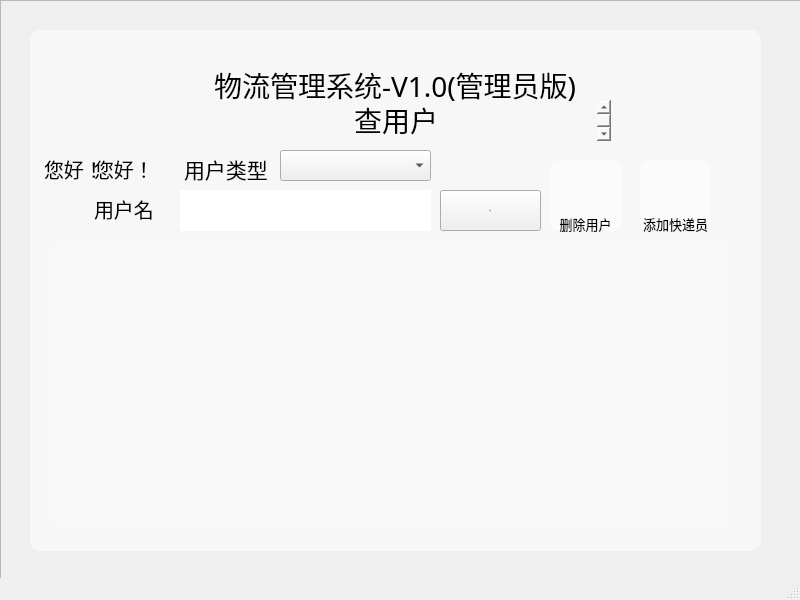
<?xml version="1.0" encoding="UTF-8"?>
<ui version="4.0">
 <class>adminUserCheck</class>
 <widget class="QMainWindow" name="adminUserCheck">
  <property name="geometry">
   <rect>
    <x>0</x>
    <y>0</y>
    <width>800</width>
    <height>600</height>
   </rect>
  </property>
  <property name="windowTitle">
   <string>MainWindow</string>
  </property>
  <property name="styleSheet">
   <string notr="true">#adminUserCheck{border-image: url(:/img/navi_background.png);}
</string>
  </property>
  <widget class="QWidget" name="centralwidget">
   <widget class="QFrame" name="mainFrame">
    <property name="geometry">
     <rect>
      <x>0</x>
      <y>0</y>
      <width>811</width>
      <height>591</height>
     </rect>
    </property>
    <property name="styleSheet">
     <string notr="true"/>
    </property>
    <property name="frameShape">
     <enum>QFrame::StyledPanel</enum>
    </property>
    <property name="frameShadow">
     <enum>QFrame::Raised</enum>
    </property>
    <widget class="QTextBrowser" name="title3">
     <property name="geometry">
      <rect>
       <x>40</x>
       <y>150</y>
       <width>81</width>
       <height>41</height>
      </rect>
     </property>
     <property name="font">
      <font>
       <family>SimHei</family>
       <pointsize>-1</pointsize>
       <weight>50</weight>
       <italic>false</italic>
       <bold>false</bold>
      </font>
     </property>
     <property name="styleSheet">
      <string notr="true">background-color: rgba(255, 255, 255,0);
border-width:0;border-style:outset;
font: 20px &quot;SimHei&quot;;</string>
     </property>
     <property name="html">
      <string>&lt;!DOCTYPE HTML PUBLIC &quot;-//W3C//DTD HTML 4.0//EN&quot; &quot;http://www.w3.org/TR/REC-html40/strict.dtd&quot;&gt;
&lt;html&gt;&lt;head&gt;&lt;meta name=&quot;qrichtext&quot; content=&quot;1&quot; /&gt;&lt;style type=&quot;text/css&quot;&gt;
p, li { white-space: pre-wrap; }
&lt;/style&gt;&lt;/head&gt;&lt;body style=&quot; font-family:'SimHei'; font-size:20px; font-weight:400; font-style:normal;&quot;&gt;
&lt;p style=&quot; margin-top:0px; margin-bottom:0px; margin-left:0px; margin-right:0px; -qt-block-indent:0; text-indent:0px;&quot;&gt;&lt;span style=&quot; font-family:'黑体'; font-size:20px;&quot;&gt;您好！&lt;/span&gt;&lt;/p&gt;&lt;/body&gt;&lt;/html&gt;</string>
     </property>
    </widget>
    <widget class="QTextBrowser" name="textBrowser">
     <property name="geometry">
      <rect>
       <x>30</x>
       <y>30</y>
       <width>731</width>
       <height>521</height>
      </rect>
     </property>
     <property name="styleSheet">
      <string notr="true">border-width:0px;
border-style:outset;
border-radius:10px;
background-color:rgba(255,255,255,0.5);</string>
     </property>
    </widget>
    <widget class="QTextBrowser" name="name">
     <property name="geometry">
      <rect>
       <x>90</x>
       <y>150</y>
       <width>111</width>
       <height>41</height>
      </rect>
     </property>
     <property name="font">
      <font>
       <family>SimHei</family>
       <pointsize>-1</pointsize>
       <weight>50</weight>
       <italic>false</italic>
       <bold>false</bold>
      </font>
     </property>
     <property name="styleSheet">
      <string notr="true">background-color: rgba(255, 255, 255,0);
border-width:0;border-style:outset;
font:20px &quot;SimHei&quot;;</string>
     </property>
     <property name="html">
      <string>&lt;!DOCTYPE HTML PUBLIC &quot;-//W3C//DTD HTML 4.0//EN&quot; &quot;http://www.w3.org/TR/REC-html40/strict.dtd&quot;&gt;
&lt;html&gt;&lt;head&gt;&lt;meta name=&quot;qrichtext&quot; content=&quot;1&quot; /&gt;&lt;style type=&quot;text/css&quot;&gt;
p, li { white-space: pre-wrap; }
&lt;/style&gt;&lt;/head&gt;&lt;body style=&quot; font-family:'SimHei'; font-size:20px; font-weight:400; font-style:normal;&quot;&gt;
&lt;p style=&quot; margin-top:0px; margin-bottom:0px; margin-left:0px; margin-right:0px; -qt-block-indent:0; text-indent:0px;&quot;&gt;&lt;span style=&quot; font-family:'黑体'; font-size:20px;&quot;&gt;您好！&lt;/span&gt;&lt;/p&gt;&lt;/body&gt;&lt;/html&gt;</string>
     </property>
    </widget>
    <widget class="QTableView" name="mainTable">
     <property name="geometry">
      <rect>
       <x>50</x>
       <y>240</y>
       <width>681</width>
       <height>291</height>
      </rect>
     </property>
     <property name="font">
      <font>
       <family>SimHei</family>
       <pointsize>-1</pointsize>
      </font>
     </property>
     <property name="styleSheet">
      <string notr="true">border-width:0px;
border-style:outset;
border-radius:10px;
background-color:rgba(255,255,255,0.1);
font-family: SimHei;
font-size:10px;</string>
     </property>
    </widget>
    <widget class="QPushButton" name="Get">
     <property name="geometry">
      <rect>
       <x>440</x>
       <y>190</y>
       <width>101</width>
       <height>41</height>
      </rect>
     </property>
     <property name="font">
      <font>
       <family>SimHei</family>
       <pointsize>-1</pointsize>
       <weight>50</weight>
       <italic>false</italic>
       <bold>false</bold>
      </font>
     </property>
     <property name="styleSheet">
      <string notr="true">font:20px &quot;SimHei&quot;;</string>
     </property>
     <property name="text">
      <string>查！</string>
     </property>
    </widget>
    <widget class="QTextBrowser" name="title3_4">
     <property name="geometry">
      <rect>
       <x>90</x>
       <y>190</y>
       <width>81</width>
       <height>41</height>
      </rect>
     </property>
     <property name="font">
      <font>
       <family>SimHei</family>
       <pointsize>-1</pointsize>
       <weight>50</weight>
       <italic>false</italic>
       <bold>false</bold>
      </font>
     </property>
     <property name="styleSheet">
      <string notr="true">background-color: rgba(255, 255, 255,0);
border-width:0;border-style:outset;
font:20px &quot;SimHei&quot;;</string>
     </property>
     <property name="html">
      <string>&lt;!DOCTYPE HTML PUBLIC &quot;-//W3C//DTD HTML 4.0//EN&quot; &quot;http://www.w3.org/TR/REC-html40/strict.dtd&quot;&gt;
&lt;html&gt;&lt;head&gt;&lt;meta name=&quot;qrichtext&quot; content=&quot;1&quot; /&gt;&lt;style type=&quot;text/css&quot;&gt;
p, li { white-space: pre-wrap; }
&lt;/style&gt;&lt;/head&gt;&lt;body style=&quot; font-family:'SimHei'; font-size:20px; font-weight:400; font-style:normal;&quot;&gt;
&lt;p style=&quot; margin-top:0px; margin-bottom:0px; margin-left:0px; margin-right:0px; -qt-block-indent:0; text-indent:0px;&quot;&gt;&lt;span style=&quot; font-family:'黑体'; font-size:20px;&quot;&gt;用户名&lt;/span&gt;&lt;/p&gt;&lt;/body&gt;&lt;/html&gt;</string>
     </property>
    </widget>
    <widget class="QLineEdit" name="keyWord">
     <property name="geometry">
      <rect>
       <x>180</x>
       <y>190</y>
       <width>251</width>
       <height>41</height>
      </rect>
     </property>
     <property name="styleSheet">
      <string notr="true">font-size:20px;border-width:0px;
border-style:outset;
</string>
     </property>
     <property name="text">
      <string/>
     </property>
    </widget>
    <widget class="QTextBrowser" name="title2">
     <property name="geometry">
      <rect>
       <x>350</x>
       <y>100</y>
       <width>261</width>
       <height>41</height>
      </rect>
     </property>
     <property name="font">
      <font>
       <family>SimHei</family>
       <pointsize>-1</pointsize>
       <weight>50</weight>
       <italic>false</italic>
       <bold>false</bold>
      </font>
     </property>
     <property name="styleSheet">
      <string notr="true">background-color: rgba(255, 255, 255,0);
border-width:0;border-style:outset;
font: 28px &quot;SimHei&quot;;</string>
     </property>
     <property name="html">
      <string>&lt;!DOCTYPE HTML PUBLIC &quot;-//W3C//DTD HTML 4.0//EN&quot; &quot;http://www.w3.org/TR/REC-html40/strict.dtd&quot;&gt;
&lt;html&gt;&lt;head&gt;&lt;meta name=&quot;qrichtext&quot; content=&quot;1&quot; /&gt;&lt;style type=&quot;text/css&quot;&gt;
p, li { white-space: pre-wrap; }
&lt;/style&gt;&lt;/head&gt;&lt;body style=&quot; font-family:'SimHei'; font-size:28px; font-weight:400; font-style:normal;&quot;&gt;
&lt;p style=&quot; margin-top:0px; margin-bottom:0px; margin-left:0px; margin-right:0px; -qt-block-indent:0; text-indent:0px;&quot;&gt;&lt;span style=&quot; font-family:'黑体'; font-size:28px;&quot;&gt;查用户&lt;/span&gt;&lt;/p&gt;&lt;/body&gt;&lt;/html&gt;</string>
     </property>
    </widget>
    <widget class="QTextBrowser" name="title">
     <property name="geometry">
      <rect>
       <x>210</x>
       <y>60</y>
       <width>441</width>
       <height>61</height>
      </rect>
     </property>
     <property name="font">
      <font>
       <family>SimHei</family>
       <pointsize>-1</pointsize>
       <weight>50</weight>
       <italic>false</italic>
       <bold>false</bold>
      </font>
     </property>
     <property name="styleSheet">
      <string notr="true">background-color: rgba(255, 255, 255,0);
border-width:0;border-style:outset;
font: 28px &quot;SimHei&quot;;</string>
     </property>
     <property name="html">
      <string>&lt;!DOCTYPE HTML PUBLIC &quot;-//W3C//DTD HTML 4.0//EN&quot; &quot;http://www.w3.org/TR/REC-html40/strict.dtd&quot;&gt;
&lt;html&gt;&lt;head&gt;&lt;meta name=&quot;qrichtext&quot; content=&quot;1&quot; /&gt;&lt;style type=&quot;text/css&quot;&gt;
p, li { white-space: pre-wrap; }
&lt;/style&gt;&lt;/head&gt;&lt;body style=&quot; font-family:'SimHei'; font-size:28px; font-weight:400; font-style:normal;&quot;&gt;
&lt;p style=&quot; margin-top:0px; margin-bottom:0px; margin-left:0px; margin-right:0px; -qt-block-indent:0; text-indent:0px;&quot;&gt;&lt;span style=&quot; font-family:'黑体'; font-size:28px;&quot;&gt;物流管理系统-V1.0(管理员版)&lt;/span&gt;&lt;/p&gt;&lt;/body&gt;&lt;/html&gt;</string>
     </property>
    </widget>
    <widget class="QTextBrowser" name="title3_3">
     <property name="geometry">
      <rect>
       <x>180</x>
       <y>149</y>
       <width>121</width>
       <height>41</height>
      </rect>
     </property>
     <property name="font">
      <font>
       <family>SimHei</family>
       <pointsize>-1</pointsize>
       <weight>50</weight>
       <italic>false</italic>
       <bold>false</bold>
      </font>
     </property>
     <property name="styleSheet">
      <string notr="true">background-color: rgba(255, 255, 255,0);
border-width:0;border-style:outset;
font: 20px &quot;SimHei&quot;;</string>
     </property>
     <property name="html">
      <string>&lt;!DOCTYPE HTML PUBLIC &quot;-//W3C//DTD HTML 4.0//EN&quot; &quot;http://www.w3.org/TR/REC-html40/strict.dtd&quot;&gt;
&lt;html&gt;&lt;head&gt;&lt;meta name=&quot;qrichtext&quot; content=&quot;1&quot; /&gt;&lt;style type=&quot;text/css&quot;&gt;
p, li { white-space: pre-wrap; }
&lt;/style&gt;&lt;/head&gt;&lt;body style=&quot; font-family:'SimHei'; font-size:20px; font-weight:400; font-style:normal;&quot;&gt;
&lt;p style=&quot; margin-top:0px; margin-bottom:0px; margin-left:0px; margin-right:0px; -qt-block-indent:0; text-indent:0px;&quot;&gt;&lt;span style=&quot; font-family:'黑体'; font-size:21px;&quot;&gt;用户类型&lt;/span&gt;&lt;/p&gt;&lt;/body&gt;&lt;/html&gt;</string>
     </property>
    </widget>
    <widget class="QComboBox" name="type">
     <property name="geometry">
      <rect>
       <x>280</x>
       <y>150</y>
       <width>151</width>
       <height>31</height>
      </rect>
     </property>
     <property name="font">
      <font>
       <family>SimHei</family>
       <pointsize>-1</pointsize>
       <weight>50</weight>
       <italic>false</italic>
       <bold>false</bold>
      </font>
     </property>
     <property name="styleSheet">
      <string notr="true">font: 20px &quot;SimHei&quot;;</string>
     </property>
    </widget>
    <widget class="QPushButton" name="delete_2">
     <property name="geometry">
      <rect>
       <x>550</x>
       <y>160</y>
       <width>71</width>
       <height>71</height>
      </rect>
     </property>
     <property name="layoutDirection">
      <enum>Qt::RightToLeft</enum>
     </property>
     <property name="styleSheet">
      <string notr="true">border-width:0px;
border-style:outset;
border-radius:10px;
background-color:rgba(255,255,255,0.5);
text-align: bottom;</string>
     </property>
     <property name="text">
      <string/>
     </property>
     <property name="icon">
      <iconset resource="mainres.qrc">
       <normaloff>:/img/delete.png</normaloff>:/img/delete.png</iconset>
     </property>
     <property name="iconSize">
      <size>
       <width>32</width>
       <height>32</height>
      </size>
     </property>
    </widget>
    <widget class="QTextBrowser" name="recv_text">
     <property name="geometry">
      <rect>
       <x>540</x>
       <y>210</y>
       <width>91</width>
       <height>41</height>
      </rect>
     </property>
     <property name="font">
      <font>
       <family>华光粗圆_CNKI</family>
       <pointsize>-1</pointsize>
       <weight>50</weight>
       <italic>false</italic>
       <bold>false</bold>
      </font>
     </property>
     <property name="styleSheet">
      <string notr="true">background:rgba(255,255,255,0);
font: 20px &quot;华光粗圆_CNKI&quot;;
border:none;
</string>
     </property>
     <property name="html">
      <string>&lt;!DOCTYPE HTML PUBLIC &quot;-//W3C//DTD HTML 4.0//EN&quot; &quot;http://www.w3.org/TR/REC-html40/strict.dtd&quot;&gt;
&lt;html&gt;&lt;head&gt;&lt;meta name=&quot;qrichtext&quot; content=&quot;1&quot; /&gt;&lt;style type=&quot;text/css&quot;&gt;
p, li { white-space: pre-wrap; }
&lt;/style&gt;&lt;/head&gt;&lt;body style=&quot; font-family:'华光粗圆_CNKI'; font-size:20px; font-weight:400; font-style:normal;&quot;&gt;
&lt;p align=&quot;center&quot; style=&quot; margin-top:0px; margin-bottom:0px; margin-left:0px; margin-right:0px; -qt-block-indent:0; text-indent:0px;&quot;&gt;&lt;span style=&quot; font-size:13px;&quot;&gt;删除用户&lt;/span&gt;&lt;/p&gt;&lt;/body&gt;&lt;/html&gt;</string>
     </property>
    </widget>
    <widget class="QPushButton" name="addPkgMan">
     <property name="geometry">
      <rect>
       <x>640</x>
       <y>160</y>
       <width>71</width>
       <height>71</height>
      </rect>
     </property>
     <property name="layoutDirection">
      <enum>Qt::RightToLeft</enum>
     </property>
     <property name="styleSheet">
      <string notr="true">border-width:0px;
border-style:outset;
border-radius:10px;
background-color:rgba(255,255,255,0.5);
text-align: bottom;</string>
     </property>
     <property name="text">
      <string/>
     </property>
     <property name="icon">
      <iconset resource="mainres.qrc">
       <normaloff>:/img/plus.png</normaloff>:/img/plus.png</iconset>
     </property>
     <property name="iconSize">
      <size>
       <width>32</width>
       <height>32</height>
      </size>
     </property>
    </widget>
    <widget class="QTextBrowser" name="recv_text_2">
     <property name="geometry">
      <rect>
       <x>630</x>
       <y>210</y>
       <width>91</width>
       <height>41</height>
      </rect>
     </property>
     <property name="font">
      <font>
       <family>华光粗圆_CNKI</family>
       <pointsize>-1</pointsize>
       <weight>50</weight>
       <italic>false</italic>
       <bold>false</bold>
      </font>
     </property>
     <property name="styleSheet">
      <string notr="true">background:rgba(255,255,255,0);
font: 20px &quot;华光粗圆_CNKI&quot;;
border:none;
</string>
     </property>
     <property name="html">
      <string>&lt;!DOCTYPE HTML PUBLIC &quot;-//W3C//DTD HTML 4.0//EN&quot; &quot;http://www.w3.org/TR/REC-html40/strict.dtd&quot;&gt;
&lt;html&gt;&lt;head&gt;&lt;meta name=&quot;qrichtext&quot; content=&quot;1&quot; /&gt;&lt;style type=&quot;text/css&quot;&gt;
p, li { white-space: pre-wrap; }
&lt;/style&gt;&lt;/head&gt;&lt;body style=&quot; font-family:'华光粗圆_CNKI'; font-size:20px; font-weight:400; font-style:normal;&quot;&gt;
&lt;p align=&quot;center&quot; style=&quot; margin-top:0px; margin-bottom:0px; margin-left:0px; margin-right:0px; -qt-block-indent:0; text-indent:0px;&quot;&gt;&lt;span style=&quot; font-size:13px;&quot;&gt;添加快递员&lt;/span&gt;&lt;/p&gt;&lt;/body&gt;&lt;/html&gt;</string>
     </property>
    </widget>
    <zorder>textBrowser</zorder>
    <zorder>title3</zorder>
    <zorder>name</zorder>
    <zorder>mainTable</zorder>
    <zorder>Get</zorder>
    <zorder>title3_4</zorder>
    <zorder>keyWord</zorder>
    <zorder>title2</zorder>
    <zorder>title</zorder>
    <zorder>title3_3</zorder>
    <zorder>type</zorder>
    <zorder>delete_2</zorder>
    <zorder>recv_text</zorder>
    <zorder>addPkgMan</zorder>
    <zorder>recv_text_2</zorder>
   </widget>
  </widget>
  <widget class="QMenuBar" name="menubar">
   <property name="geometry">
    <rect>
     <x>0</x>
     <y>0</y>
     <width>800</width>
     <height>22</height>
    </rect>
   </property>
  </widget>
  <widget class="QStatusBar" name="statusbar"/>
 </widget>
 <resources>
  <include location="mainres.qrc"/>
 </resources>
 <connections/>
</ui>
